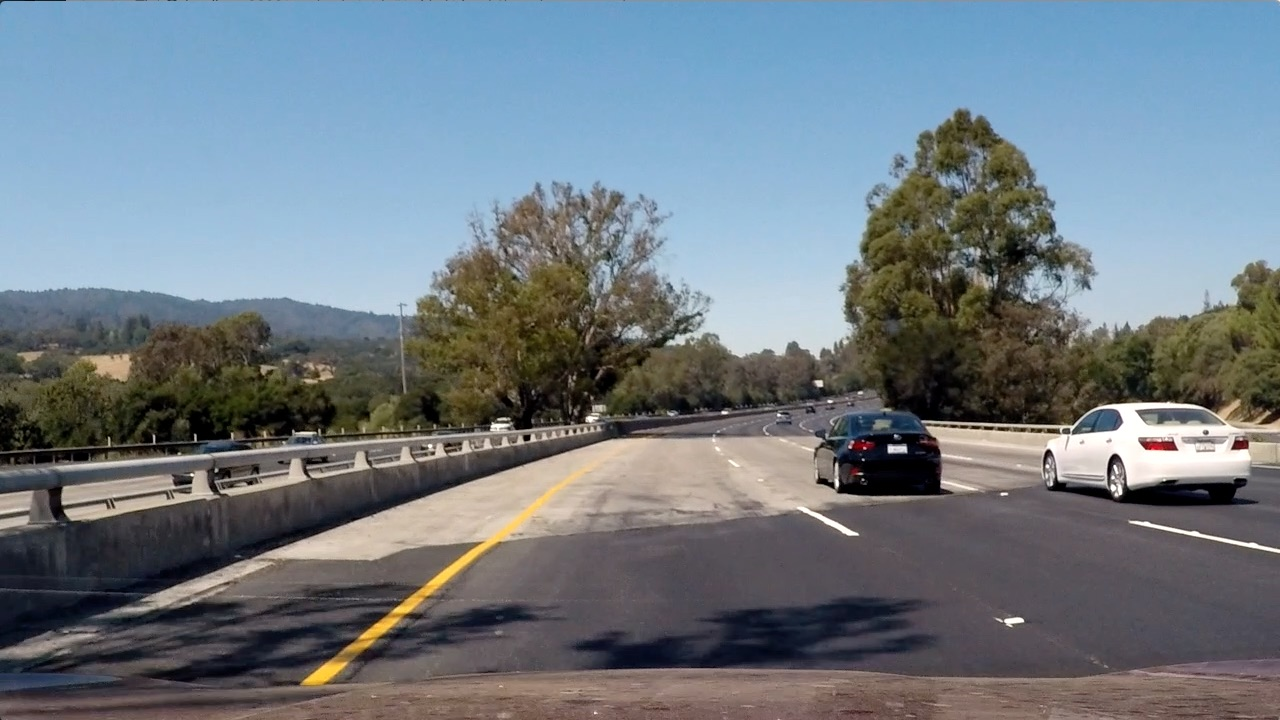
#> input picture test_images/test4.jpg, 1280 x 720 px
$ jupyter execute --allow-errors Untitled.ipynb   (shell and % lines are left out)   (older library calls are emulated)
#> lines starting #> are read from the running program, lines starting #| are printed output that depends on the picture; after the words box and inside, x2 and y2 are one past the last pixel; in counts of white or black regions, pixels touching at a corner belong together
[cell 1]
import numpy as np
import cv2
import matplotlib.pyplot as plt
import matplotlib.image as mpimg
from mpl_toolkits.mplot3d import Axes3D
import glob

[cell 2]
image = mpimg.imread('test_images/test4.jpg')
#> image is the input picture: shape (720, 1280, 3); mean R, G, B 112.2, 122.7, 130.9

# Define a function that takes an image, a list of bounding boxes,
# and optional color tuple and line thickness as inputs
# then draws boxes in that color on the output

def draw_boxes(img, bboxes, color=(0, 255, 0), thick=6):
    # make a copy of the image
#> called with color = (0, 255, 0), thick = 6
    draw_img = np.copy(img)
    # draw each bounding box on your image copy using cv2.rectangle()
    # Iterate through the bounding boxes
    for bbox in bboxes:
        # Draw a rectangle given bbox coordinates
        cv2.rectangle(draw_img, bbox[0], bbox[1], color, thick)
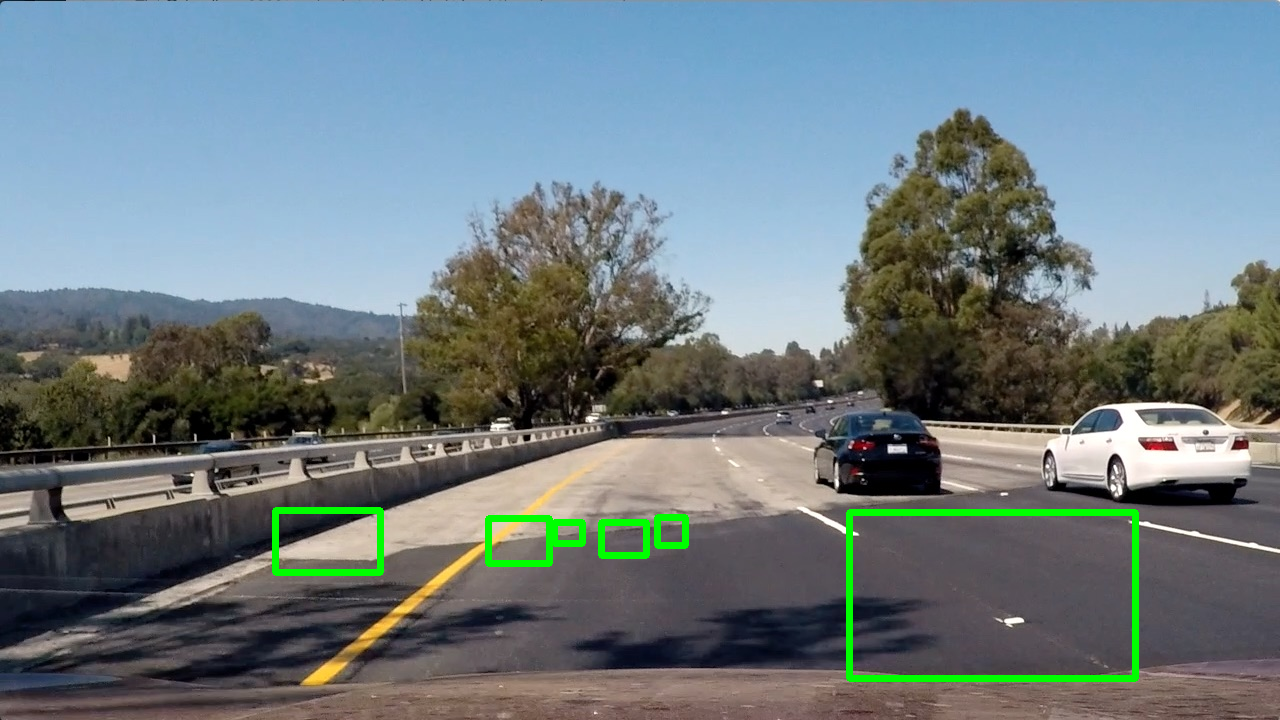
#> draw_img: shape (720, 1280, 3); 1.36% of pixels changed, all inside (x1, y1, x2, y2) = (272, 507, 1139, 682)
    # Return the image copy with boxes drawn
    return draw_img # Change this line to return image copy with boxes
# Add bounding boxes in this format, these are just example coordinates.
bboxes = [((275, 572), (380, 510)), ((488, 563), (549, 518)), ((554, 543), (582, 522)),
          ((601, 555), (646, 522)), ((657, 545), (685, 517)), ((849, 678), (1135, 512))]

print(bboxes[0])
result = draw_boxes(image, bboxes)
plt.imshow(result)

[cell 3]
# Read in the image
#image = mpimg.imread('cutout1.jpg')

# Take histograms in R, G, and B
rhist = np.histogram(image[:,:,0], bins=32, range=(0, 256))
ghist = np.histogram(image[:,:,1], bins=32, range=(0, 256))
bhist = np.histogram(image[:,:,2], bins=32, range=(0, 256))

[cell 4]
bin_edges = rhist[1]
#> bin_edges = 33 values from 0 to 256
bin_centers = (bin_edges[1:]  + bin_edges[0:len(bin_edges)-1])/2
#> bin_centers = 32 values from 4 to 252

# Plot a figure with all three bar charts
fig = plt.figure(figsize=(12,3))
plt.subplot(131)
plt.bar(bin_centers, rhist[0])
plt.xlim(0, 256)
plt.title('R Histogram')
plt.subplot(132)
plt.bar(bin_centers, ghist[0])
plt.xlim(0, 256)
plt.title('G Histogram')
plt.subplot(133)
plt.bar(bin_centers, bhist[0])
plt.xlim(0, 256)
plt.title('B Histogram')
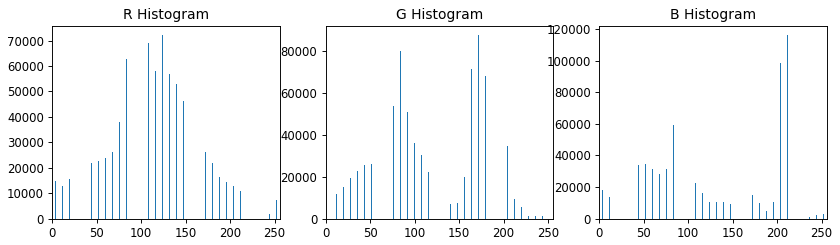
#> figure drawn by matplotlib, 3 panels; panel 1: tallest bar 72140 high, from x = 123.6 to 124.4; panel 2: tallest bar 87479 high, from x = 171.6 to 172.4; panel 3: tallest bar 116163 high, from x = 211.6 to 212.4

[cell 5]
#RGB特征向量
# Define a function to compute color histogram features
def color_hist(img, nbins=32, bins_range=(0, 256)):
    # Compute the histogram of the RGB channels separately
#> called with nbins = 32, bins_range = (0, 256)
    rhist = np.histogram(image[:,:,0], bins=32, range=(0, 256))
    ghist = np.histogram(image[:,:,1], bins=32, range=(0, 256))
    bhist = np.histogram(image[:,:,2], bins=32, range=(0, 256))
    bin_edges = rhist[1]
#> bin_edges = 33 values from 0 to 256
    bin_centers = (bin_edges[1:]  + bin_edges[0:len(bin_edges)-1])/2
#> bin_centers = 32 values from 4 to 252
    # Generating bin centers
    hist_features = np.concatenate((rhist[0], ghist[0], bhist[0]))
#> hist_features = 96 values, max 116163 at index 90, min 1002 at index 60, mean 28800
    # Concatenate the histograms into a single feature vector
    #hist_features = None
    # Return the individual histograms, bin_centers and feature vector
    return rhist, ghist, bhist, bin_centers, hist_features

rh, gh, bh, bincen, feature_vec = color_hist(image, nbins=32, bins_range=(0, 256))
#> bincen = 32 values from 4 to 252; feature_vec has the same summary as hist_features in color_hist

# Plot a figure with all three bar charts
if rh is not None:
    fig = plt.figure(figsize=(12,3))
    plt.subplot(131)
    plt.bar(bincen, rh[0])
    plt.xlim(0, 256)
    plt.title('R Histogram')
    plt.subplot(132)
    plt.bar(bincen, gh[0])
    plt.xlim(0, 256)
    plt.title('G Histogram')
    plt.subplot(133)
    plt.bar(bincen, bh[0])
    plt.xlim(0, 256)
    plt.title('B Histogram')
    fig.tight_layout()
else:
    print('Your function is returning None for at least one variable...')
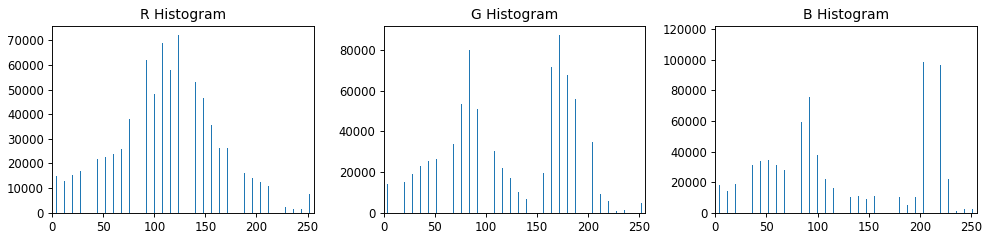
#> figure drawn by matplotlib, 3 panels; panel 1: tallest bar 72140 high, from x = 123.6 to 124.4; panel 2: tallest bar 87479 high, from x = 171.6 to 172.4; panel 3: tallest bar 116163 high, from x = 211.6 to 212.4

[cell 6]
#探索颜色空间

def plot3d(pixels, colors_rgb,
        axis_labels=list("RGB"), axis_limits=[(0, 255), (0, 255), (0, 255)]):
    """Plot pixels in 3D."""

    # Create figure and 3D axes
    fig = plt.figure(figsize=(8, 8))
    ax = Axes3D(fig)

    # Set axis limits
    ax.set_xlim(*axis_limits[0])
    ax.set_ylim(*axis_limits[1])
    ax.set_zlim(*axis_limits[2])

    # Set axis labels and sizes
    ax.tick_params(axis='both', which='major', labelsize=14, pad=8)
    ax.set_xlabel(axis_labels[0], fontsize=16, labelpad=16)
    ax.set_ylabel(axis_labels[1], fontsize=16, labelpad=16)
    ax.set_zlabel(axis_labels[2], fontsize=16, labelpad=16)

    # Plot pixel values with colors given in colors_rgb
    ax.scatter(
        pixels[:, :, 0].ravel(),
        pixels[:, :, 1].ravel(),
        pixels[:, :, 2].ravel(),
        c=colors_rgb.reshape((-1, 3)), edgecolors='none')

    return ax  # return Axes3D object for further manipulation


# Read a color image
img = cv2.imread("test_images/test4.jpg")

# Select a small fraction of pixels to plot by subsampling it
scale = max(img.shape[0], img.shape[1], 64) / 64  # at most 64 rows and columns
img_small = cv2.resize(img, (np.int(img.shape[1] / scale), np.int(img.shape[0] / scale)), interpolation=cv2.INTER_NEAREST)
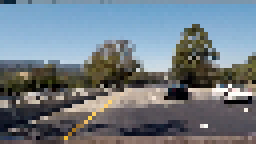
#> img_small: shape (36, 64, 3) (shown 4 times larger); mean B, G, R 131.2, 122.8, 112

# Convert subsampled image to desired color space(s)
img_small_RGB = cv2.cvtColor(img_small, cv2.COLOR_BGR2RGB)  # OpenCV uses BGR, matplotlib likes RGB
img_small_HSV = cv2.cvtColor(img_small, cv2.COLOR_BGR2HSV)
#> img_small_HSV: shape (36, 64, 3); mean H, S, V 81.4, 70.9, 140.5
img_small_rgb = img_small_RGB / 255.  # scaled to [0, 1], only for plotting

# Plot and show
plot3d(img_small_RGB, img_small_rgb)
plt.show()

plot3d(img_small_HSV, img_small_rgb, axis_labels=list("HSV"))
plt.show()

[cell 7]
#分析视频帧 空间分散的颜色

small_img = cv2.resize(img, (32, 32))
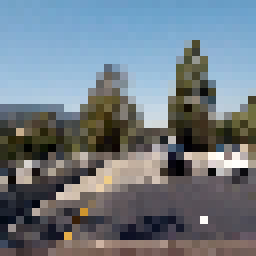
#> small_img: shape (32, 32, 3) (shown 8 times larger); mean B, G, R 131, 122.5, 111.8
print(small_img.shape)
#| (32, 32, 3)
#> (the rest of the program and of its run is left out)
